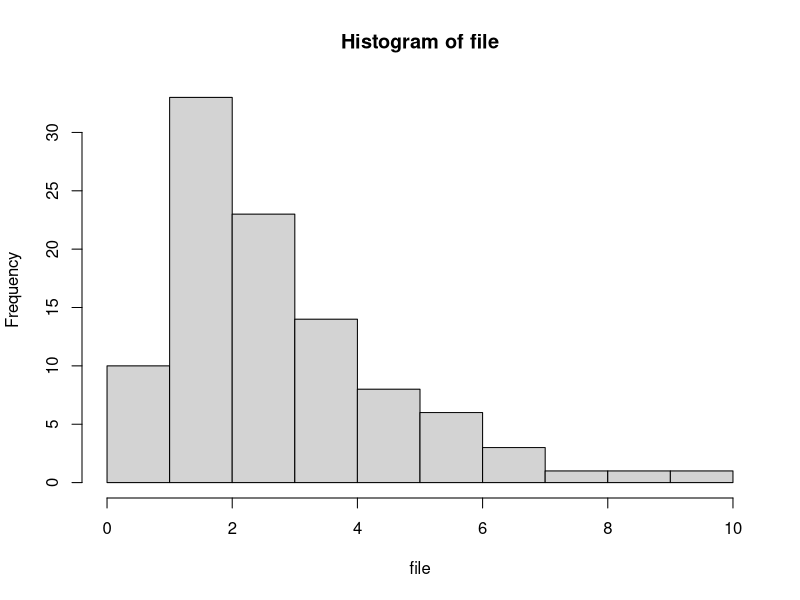
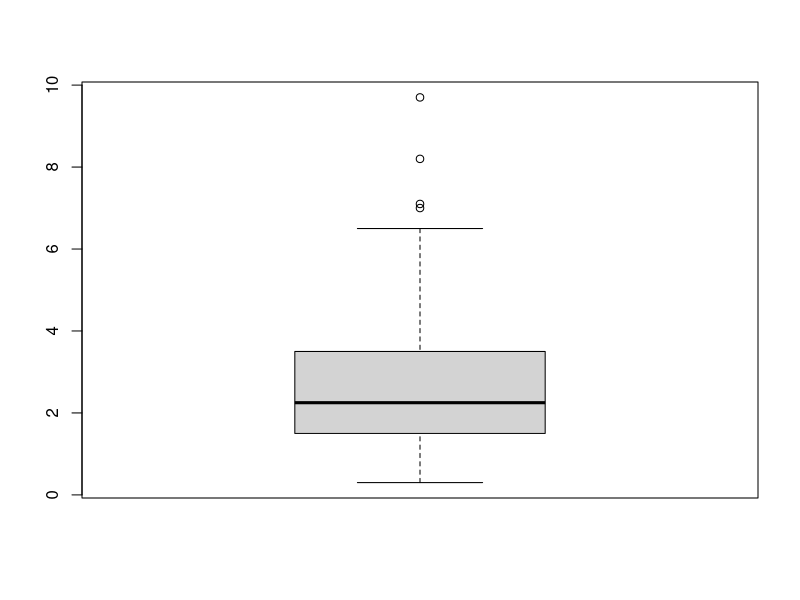
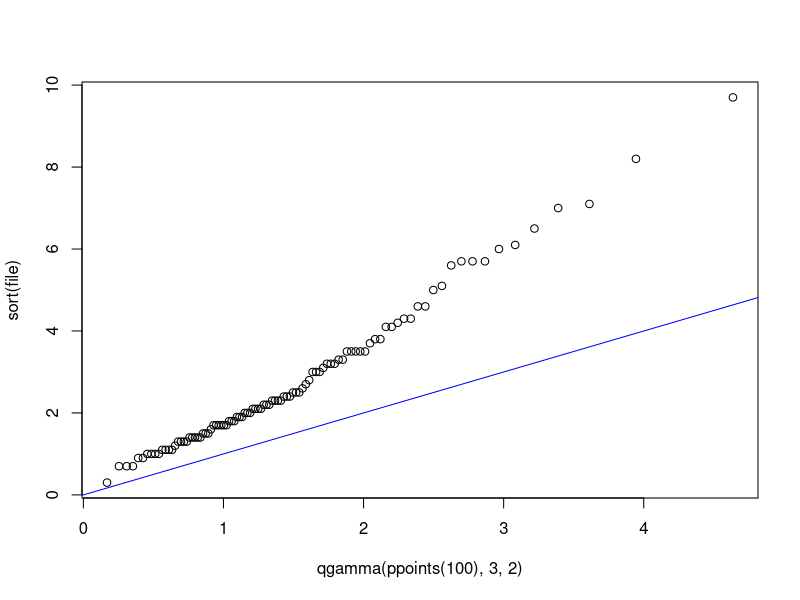

Source code (R) for these figures, in order:
# Q3

library(MASS)

file = scan("call_centre_data.txt")
file

hist(file)
boxplot(file)

# a
plot(qgamma(ppoints(100),3,2),sort(file))
abline(0,1, col="blue")

# function 

gamma.chi2.gof <- function(data, ncells, eq.prob = TRUE)
{
  eps = 0.001
  mi = min(data)-eps; ma = max(data)+eps; 
  
  if (eq.prob == TRUE){
    ## Determine cells (equal probability) 
    breaks.f <- qgamma( (0:(ncells)/ncells), shape = 3, rate = 1 )
  }
  else{
    ## OR Determine cells (equal length)
    breaks.f <- seq(mi,ma,by=((ma-mi)/ncells)); 
  }
  
  cut.f <- cut(data, breaks = breaks.f, right=F); ##bin data
  table.f <- table(cut.f);  ##count data in bins
  
  ## Compute expected frequencies
  prob <- numeric(ncells);  exp.f <- numeric(ncells)
  for (i in 1:(length(breaks.f)-1)) {
    prob[i] = pgamma(breaks.f[i+1], shape = 3, rate = 1 ) - pgamma(breaks.f[i], shape = 3, rate = 1 )
    exp.f[i] <- prob[i] * length(data)
  }
  
  ## Extract observed frequencies
  obs.f <- numeric(ncells)
  for (i in 1:ncells) obs.f[i] <- table.f[[i]]
  
  ## Compute chi-sq statistic
  x2 <- sum( (obs.f - exp.f)^2 / exp.f)
  
  ## Calculate pvalue
  df.f = ncells-1
  pval = 1 - pchisq(x2, df.f)
  
  res = list(table.f, exp.f, x2, df.f, pval)
  return(res)
}

# b i 
gamma.chi2.gof(file,7,FALSE)

# b ii
gamma.chi2.gof(file,7,TRUE)

# There is no point comparing p-values between different tests. 
